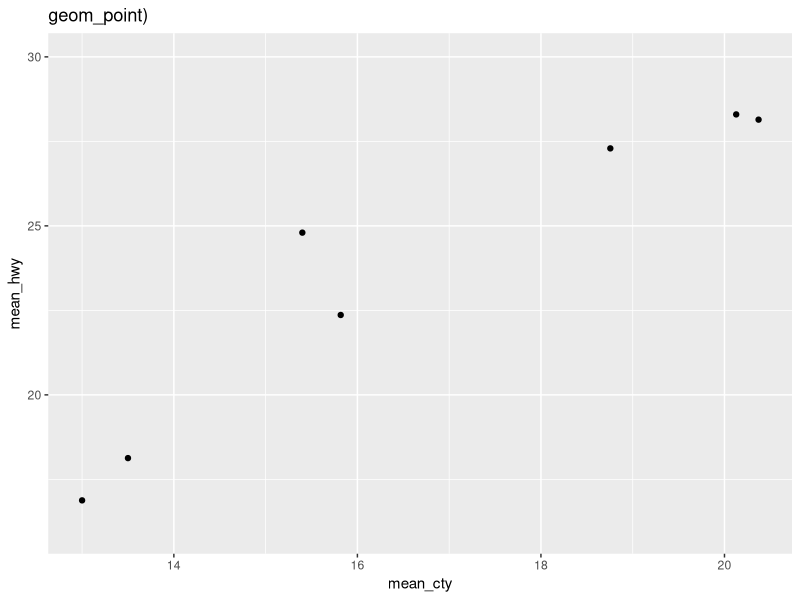
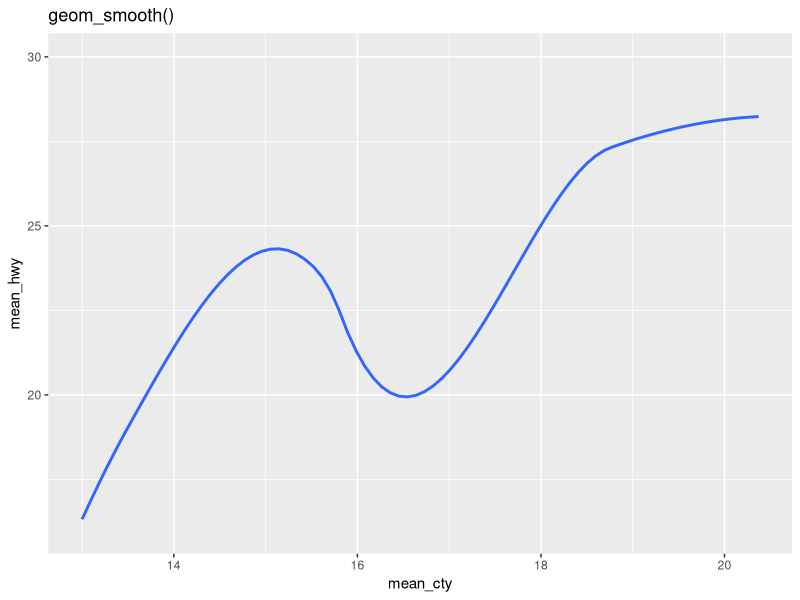
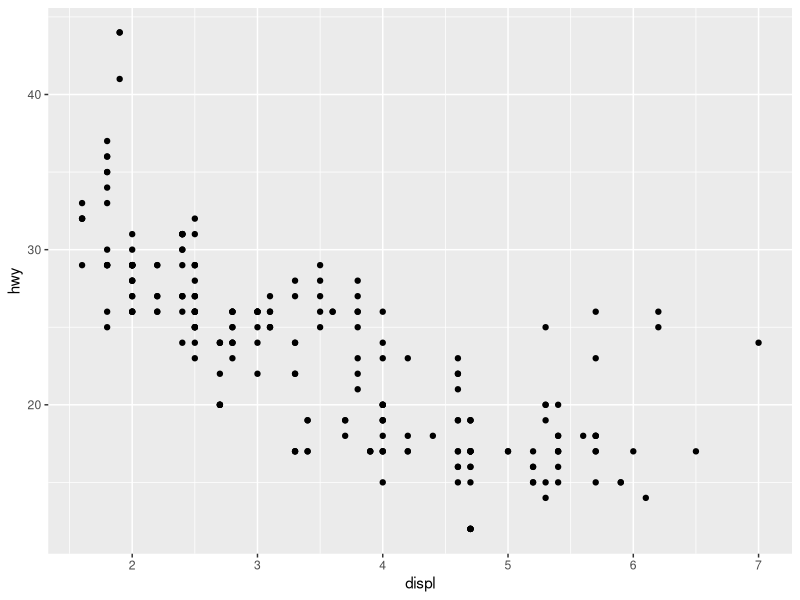
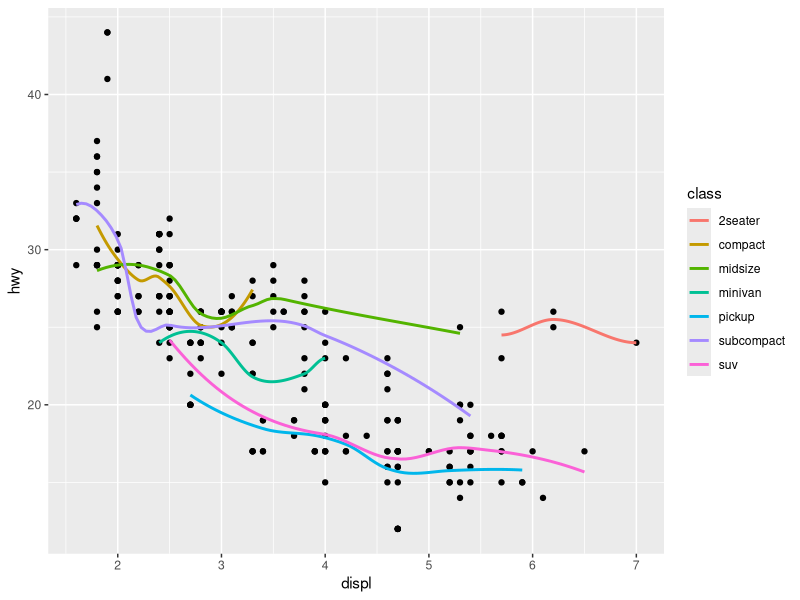
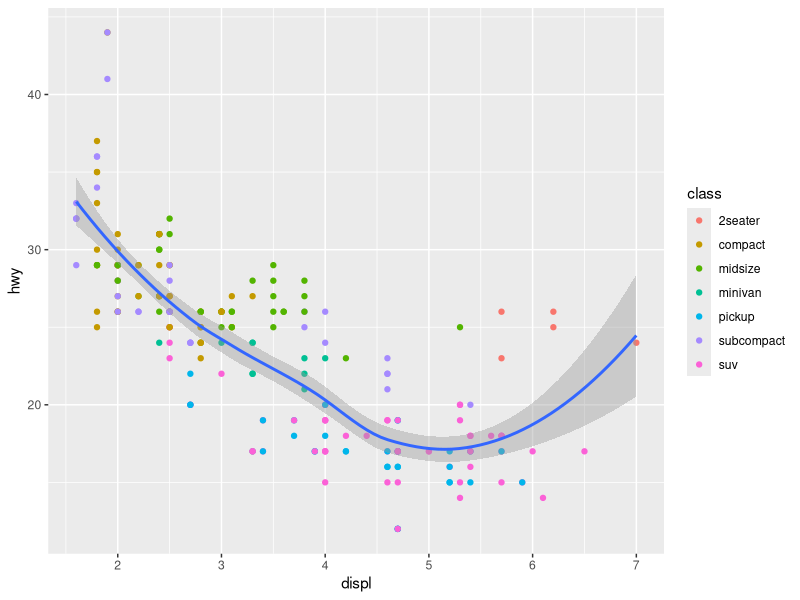
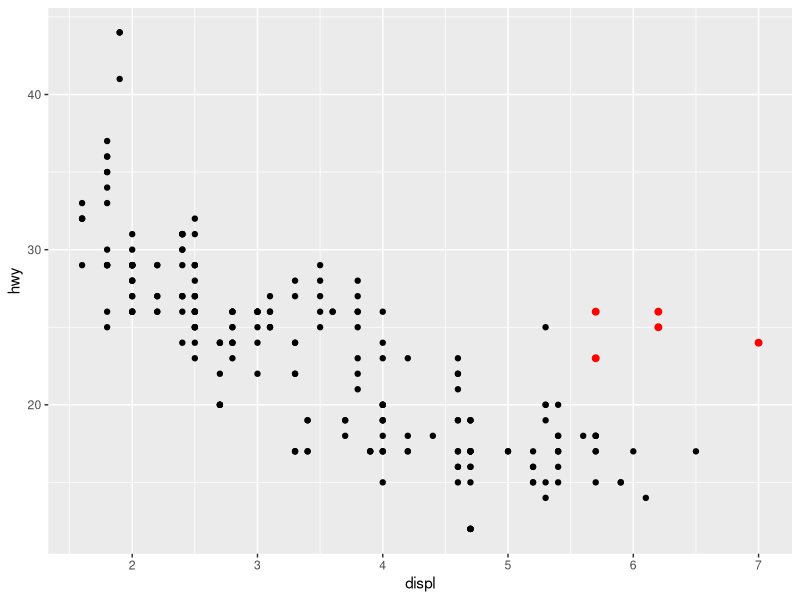
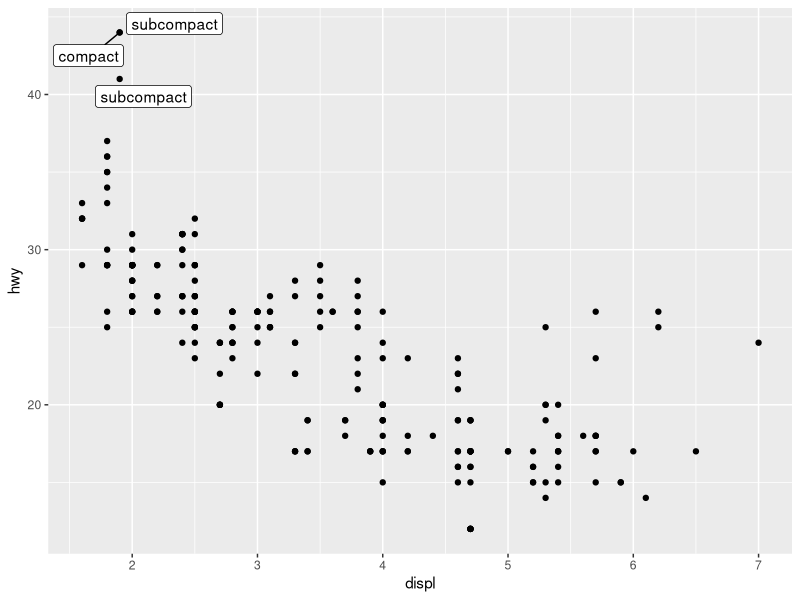
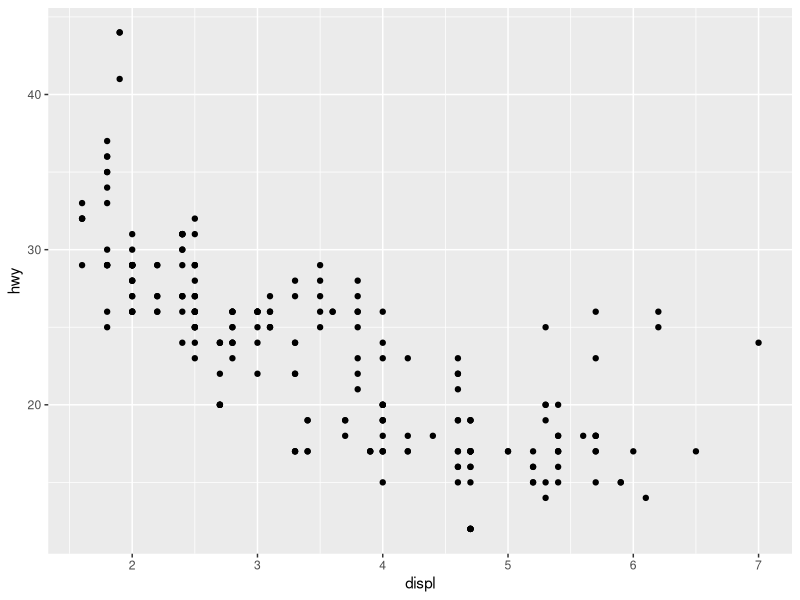

The R source for these figures, in order:
## ---- chunk 1
#| include: false
library(ggrepel)
library(tidyverse)

knitr::opts_chunk$set(error = TRUE, out.width = "100%")
## ---- chunk 2
mpg %>% 
  group_by(class) %>% 
  summarise(mean_cty = mean(cty), mean_hwy = mean(hwy)) %>% 
  ggplot() +
    geom_point(mapping = aes(x = mean_cty, y = mean_hwy)) +
    ggtitle("geom_point)") +
    ylim(16, 30)

mpg %>% 
  group_by(class) %>% 
  summarise(mean_cty = mean(cty), mean_hwy = mean(hwy)) %>% 
  ggplot() +
    geom_smooth(mapping = aes(x = mean_cty, y = mean_hwy), se = FALSE) +
    ggtitle("geom_smooth()") +
    ylim(16, 30)
## ---- chunk 3
ggplot(data = mpg, mapping = aes(x = displ, y = hwy)) +
  geom_point()
## ---- chunk 4
ggplot(data = mpg, mapping = aes(x = displ, y = hwy)) +
  geom_point() +
  geom_smooth(mapping = aes(color = class), se = FALSE)
## ---- chunk 5
ggplot(data = mpg, mapping = aes(x = displ, y = hwy)) +
  geom_point(mapping = aes(color = class)) +
  geom_smooth()
## ---- chunk 6
mpg2 <- filter(mpg, class == "2seater")

ggplot(data = mpg, mapping = aes(x = displ, y = hwy)) +
  geom_point() +
  geom_point(data = mpg2, color = "red", size = 2)
## ---- chunk 7
mpg3 <- filter(mpg, hwy > 40)

ggplot(data = mpg, mapping = aes(x = displ, y = hwy)) +
  geom_point() +
  geom_label_repel(data = mpg3, mapping = aes(label = class))
## ---- chunk 8
ggplot(data = mpg, mapping = aes(x = displ, y = hwy)) +
  geom_point()

last_plot() +
  geom_smooth()

last_plot() +
  geom_smooth(method = lm, color = "purple")
## ---- chunk 9
p <- ggplot(data = mpg) +
  geom_point(mapping = aes(x = cty, y = hwy))
## ---- chunk 10
p
## ---- chunk 11
ggplot(data = mpg, mapping = aes(x = class, y = hwy)) +
  geom_boxplot(outlier.alpha = 0) +
  geom_jitter(width = 0) +
  coord_flip()
## ---- chunk 12
ggplot(data = diamonds) +
  geom_bar(mapping = aes(x = cut, fill = cut), width = 1) 

last_plot() +
  coord_polar()
## ---- chunk 13
ggplot(data = diamonds) +
  geom_point(mapping = aes(x = carat, y = price)) 
